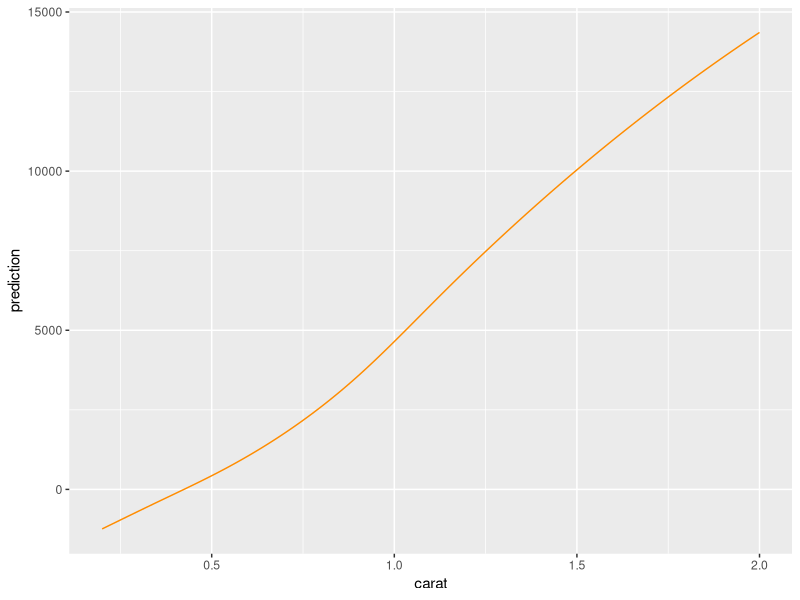

Source code (R):
# We load this snipped for each exercise  in this chapter
library(tidyverse)

diamonds <- mutate_if(diamonds, is.ordered, factor, ordered = FALSE)

#======================================================================================
# Exercise 1
#======================================================================================

fit <- lm(price ~ carat + color + cut + clarity, data = diamonds)
summary(fit)

# - Model quality: 91.6% of price variations are explained by covariates. 
#   The RMSE is 1157 USD.
# - Effects: All effects point into the intuitively right direction 
#   (larger stones are more expensive, worse color are less expensive etc.)
# - Does it make sense? One one hand yes (-> Effects). 
#   On the other hand: Additivity in color, cut and clarity are not realistic. 
#   Their effects should get larger with larger diamond size. 
#   This can be solved by adding interaction terms with carat or, much easier, 
#   to switch to a logarithmic response or using a log-link in a GLM.

#======================================================================================
# Exercise 2
#======================================================================================

fit_i <- lm(price ~ carat * (color + cut + clarity), data = diamonds)
summary(fit_i)

# Reason: See Exercise 1
# Params: For each effect of color, clarity, and cut, we get a "carat" effect: +17 parameters
# RMSE: Goes down from 1157 to 1033

#======================================================================================
# Exercise 3
#======================================================================================

library(splines)

fit_s <- lm(price ~ ns(carat, df = 5) + color + cut + clarity, data = diamonds)
summary(fit_s)

carat <- seq(0.2, 2, by = 0.01)
data <- diamonds[1, ] %>% 
  select(-carat) %>% 
  expand_grid(carat) %>% 
  mutate(prediction = predict(fit_s, .))

ggplot(data, aes(carat, prediction)) +
  geom_line(color = "darkorange")

# - A restricted cubic spline represents a numeric covariate by a smooth curve.
#   If k is the number of parameters to be invested, k-1 knots are placed.
#   Between two knots, a cubic curve is fitted with smooth transition at the knots.
#   Outside the outer knots, the curve is linear (why is this good?).
# - RMSE reduced from 1157 to 1072. The fitted curve is not so much different from a 
#   straight line, so the fit is not dramatically better here.
